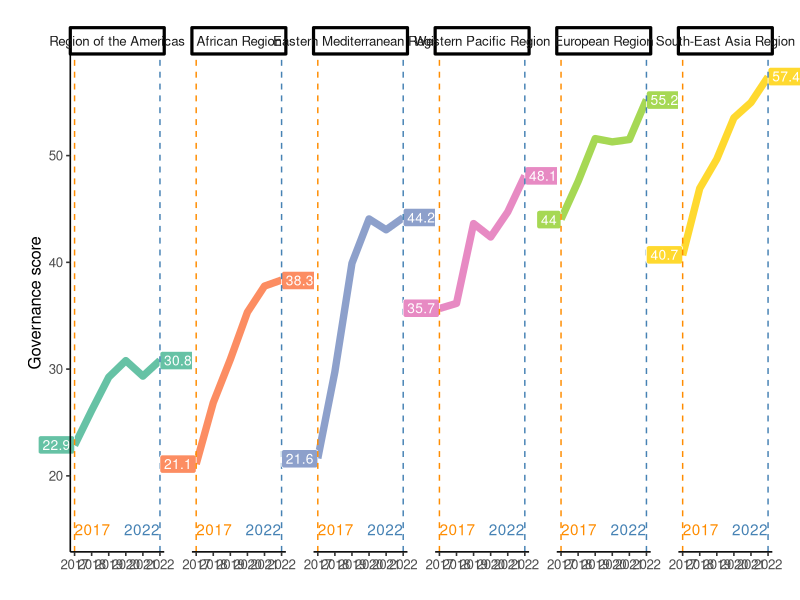

This chart was generated by the following R code:
library(ggplot2)
library(dplyr)
library(readr)
library(RColorBrewer)

# Load data
data <- read_csv("../data/fig2C.csv")

# Define grouping variable (WHO Region)
group_var <- "WHO_Region"

# Custom WHO region order
ordered_who <- c(
  "Region of the Americas",
  "African Region",
  "Eastern Mediterranean Region",
  "Western Pacific Region",
  "European Region",
  "South-East Asia Region"
)

data[[group_var]] <- factor(data[[group_var]], levels = ordered_who)

# Key years for labelling
year_labels <- c(2017, 2022)

# Compute mean values for selected years
mean_labels <- data %>%
  filter(year %in% year_labels) %>%
  group_by(.data[[group_var]], year) %>%
  summarise(value = round(mean(value, na.rm = TRUE), 1), .groups = "drop") %>%
  mutate(hjust = ifelse(year == 2022, 0, 1))

# Build plot
p <- ggplot(data, aes(x = year, y = value)) +
  
  # SD band (±1 SD)
  stat_summary(
    aes(fill = .data[[group_var]]),
    fun.data = mean_sdl, fun.args = list(mult = 1),
    geom = "ribbon", alpha = 0.4, color = NA
  ) +
  
  # Mean trend line
  stat_summary(
    aes(color = .data[[group_var]]),
    fun = mean, geom = "line", size = 2.5
  ) +
  
  # Labels for mean values in key years
  geom_label(
    data = mean_labels,
    aes(x = year, y = value, label = value,
        fill = .data[[group_var]], hjust = hjust),
    color = "white", size = 3.5, show.legend = FALSE
  ) +
  
  # Vertical reference lines for global milestones
  geom_vline(xintercept = 2017, linetype = "dashed", color = "darkorange") +
  geom_vline(xintercept = 2022, linetype = "dashed", color = "steelblue") +
  annotate("text", x = 2017, y = 15, label = "2017", hjust = 0, color = "darkorange") +
  annotate("text", x = 2022, y = 15, label = "2022", hjust = 1, color = "steelblue") +
  
  # Facet by WHO region
  facet_wrap(as.formula(paste("~", group_var)), nrow = 1) +
  
  # Color scales
  scale_color_brewer(palette = "Set2") +
  scale_fill_brewer(palette = "Set2") +
  
  # Axis labels
  labs(
    x = NULL,
    y = "Governance score",
    color = group_var,
    fill = group_var
  ) +
  
  # Theme settings
  theme_classic(base_size = 12) +
  theme(
    legend.position = "none",
    plot.margin = margin(rep(20, 4)),
    panel.spacing = unit(20, "pt")
  ) +
  
  coord_cartesian(clip = "off")

# Save figure
ggsave("../output/fig2C.pdf", p, width = 14, height = 6)
